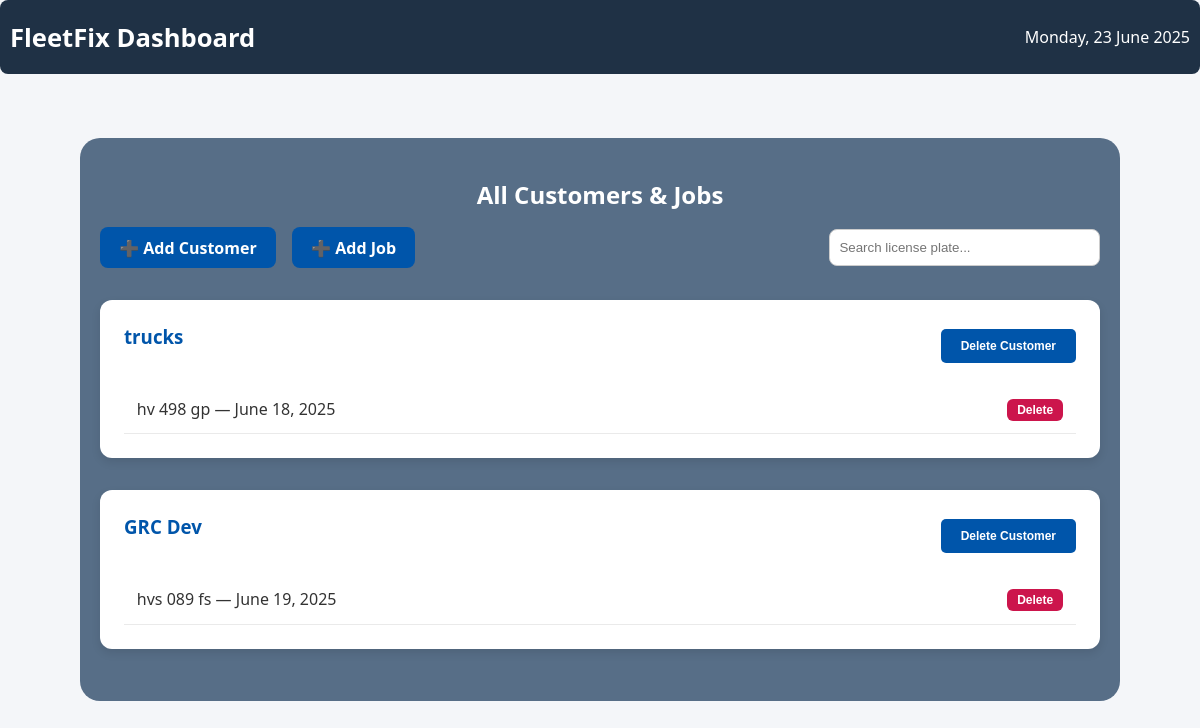
/dashboard/, run on the app's committed database.
### service/models.py (models this page shows)
class Customer(models.Model):
    name = models.CharField(max_length=255)
    email = models.EmailField(blank=True, null=True)
    created_at = models.DateTimeField(auto_now_add=True)

class Job(models.Model):
    customer = models.ForeignKey(Customer, on_delete=models.CASCADE)
    license_plate = models.CharField(max_length=50)
    service_date = models.DateField()
    kilometers = models.PositiveIntegerField()
    created_at = models.DateTimeField(auto_now_add=True)

### service/views.py (the view)
# urls.py: path('dashboard/', views.dashboard, name='dashboard'),
def dashboard(request):
    customers = Customer.objects.prefetch_related('job_set').all()
    return render(request, 'service/dashboard.html', {
        'customers': customers,
        'today': date.today().strftime("%A, %d %B %Y"),
    })

### service/templates/service/dashboard.html (shortened to what this page needs)
{% load static %}
<!DOCTYPE html>
<html lang="en">
<head>
    <link rel="stylesheet" href="{% static 'service/css/style.css' %}">
    <body>
    <div class="dashboard-header">
    <h1>FleetFix Dashboard</h1>
    <p class="dashboard-date">{{ today }}</p>
</div>
</head>
    <div class="dashboard-container">
        <h2>All Customers & Jobs</h2>
        <div class="dashboard-actions">
            <div class="buttons">
                <a href="{% url 'add_customer' %}" class="btn">➕ Add Customer</a>
                <a href="{% url 'add_job' %}" class="btn">➕ Add Job</a>
            </div>
            <div class="search-bar">
                <input type="text" id="searchInput" onkeyup="filterJobs()" placeholder="Search license plate...">
            </div>
        </div>
        {% for customer in customers %}
            <div class="customer-card">
                    <div style="display: flex; justify-content: space-between; align-items: center;">
        <h3>{{ customer.name }}</h3>
        <form method="POST" action="{% url 'delete_customer' customer.id %}" onsubmit="return confirm('Are you sure you want to delete this customer and all jobs?')">
            <button type="submit" style="
                background: #0055aa;
                border: none;
                color: white;
                font-size: 12px;
                cursor: pointer;
                font-weight: bold;
            " title="Delete Customer">Delete Customer</button>
        </form>
    </div>
<ul class="job-list">
    {% for job in customer.job_set.all %}
        <li style="display: flex; justify-content: space-between; align-items: center;">
            <a href="{% url 'view_job' job.id %}" style="flex-grow: 1; text-decoration: none; color: #333;">
                {{ job.license_plate }} — {{ job.service_date }}
            </a>
            <form action="{% url 'delete_job' job.id %}" method="POST" onsubmit="return confirm('Are you sure you want to delete this job?')">
                <button type="submit" style="
                    background: #cc154c;
                    color: white;
                    border: none;
                    padding: 4px 10px;
                    border-radius: 6px;
                    font-weight: bold;
                    cursor: pointer;
                    font-size: 12px;
                ">Delete</button>
            </form>
        </li>
    {% empty %}
        <li class="no-jobs">No jobs yet for this customer.</li>
    {% endfor %}
</ul>
            </div>
        {% endfor %}
    </div>
</body>
</html>

### service/static/service/css/style.css (style rules this page uses)
button { background: #00b894; color: white; padding: 10px 20px; border: none; border-radius: 5px; cursor: pointer; }
h2 { text-align: center; }

### service/templates/service/dashboard.html (style rules this page uses)
body { background-image: url('https://www.volvotrucks.com/content/dam/volvo-trucks/markets/master/p2764/home/market-landing-transport-solutions-mirrored-in-water.jpg'); background-position: center; background-repeat: no-repeat; background-size: cover; font-family: 'Segoe UI', sans-serif; background-color: #f4f6f9; margin: 0; }
.dashboard-header { display: flex; justify-content: space-between; align-items: center; background-color: #0a1e34e8; color: white; border-radius: 8px; padding: 10px; margin-bottom: 4rem; }
.dashboard-header h1 { margin: 0; font-size: 1.6rem; font-weight: 700; }
.dashboard-header .dashboard-date { font-size: 1rem; font-weight: 400; }
.dashboard-container { max-width: 1000px; margin: auto; background-color: #0a2b4eaa; border-radius: 20px; padding: 20px; }
h2 { color: #ffffff; margin-bottom: 1rem; }
.dashboard-actions { display: flex; justify-content: space-between; align-items: center; margin-bottom: 2rem; flex-wrap: wrap; gap: 1rem; }
.dashboard-actions .buttons { display: flex; gap: 1rem; }
.btn { padding: 0.6rem 1.2rem; background: #0055aa; color: #fff; text-decoration: none; border-radius: 8px; font-weight: bold; transition: background 0.3s ease; }
.search-bar input { padding: 0.6rem; width: 250px; border: 1px solid #ccc; border-radius: 8px; }
.customer-card { background-color: #ffffff; border-radius: 12px; box-shadow: 0 4px 10px rgba(0,0,0,0.1); padding: 1.5rem; margin-bottom: 2rem; }
.customer-card h3 { margin-top: 0; color: #0055aa; }
.job-list { list-style: none; padding: 0; margin: 1rem 0 0 0; }
.job-list li { padding: 0.8rem; border-bottom: 1px solid #eaeaea; }
.job-list li a { text-decoration: none; color: #333; font-weight: 500; }

### data on the page
Customer: name "trucks"
Job: license_plate "hv 498 gp", service_date "June 18, 2025"
Customer: name "GRC Dev"
Job: license_plate "hvs 089 fs", service_date "June 19, 2025"
